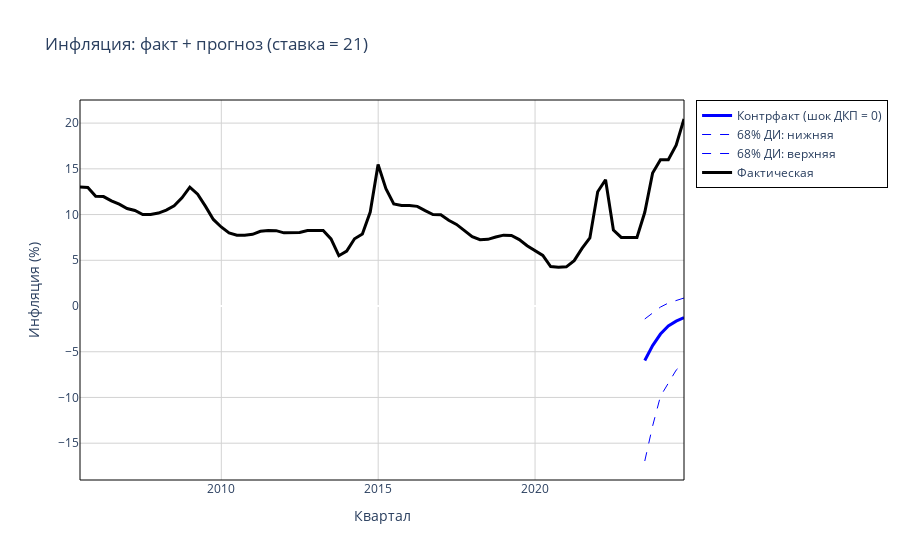

Source (notebook cell):
### Markdown cell above
## 1) Условный прогноз: ставка = 21 с 2025Q1, все шоки = 0, кроме MP

### Code cell
# CF_FORECAST: [86 x 1000 x 4] — основная матрица прогноза
CF_FORECAST = np.zeros((T_FORECAST, N_ITER, N_VARS))
CF_EPS_MP_FORECAST = np.zeros((N_ITER, T_FORECAST))

# Расширим матрицу Xmat экзогенными переменными на прогнозный перио: [86 x 10]
X_MAT_FORECAST = np.zeros((T_FORECAST, N_REG))

X_MAT_FORECAST[:T, :] = X_MAT[:T, :]

for i in range(N_ITER):
    beta_i = BETA[:, i]
    
    B_p = beta_i[0:10]
    B_y = beta_i[10:20]
    B_i = beta_i[20:30]
    B_b = beta_i[30:40]
    
    A0inv_full = np.vstack([A0INV_P[i, :], A0INV_Y[i, :], A0INV_I[i, :],  A0INV_B[i, :]])
    
    shocks_as = SHOCKS_AS[i, :].reshape(-1, 1)
    shocks_ad = SHOCKS_PRIVATED_AD[i, :].reshape(-1, 1)
    shocks_mp = SHOCKS_MP[i, :].reshape(-1, 1)
    shocks_fp = SHOCKS_FP[i, :].reshape(-1, 1)
    
    # 1. Историческая часть (t = 1:78)
    Y_temp = np.zeros((T_FORECAST, N_VARS))

    for t in range(T):
        x_t = X_MAT[t, :].reshape(-1, 1)

        eps_t = np.vstack([shocks_as[t], shocks_ad[t], shocks_mp[t], shocks_fp[t]])

        Y_temp[t, P] = (B_p.T @ x_t + A0inv_full[P, :] @ eps_t).item()
        Y_temp[t, Y] = (B_y.T @ x_t + A0inv_full[Y, :] @ eps_t).item()
        Y_temp[t, I] = (B_i.T @ x_t + A0inv_full[I, :] @ eps_t).item()
        Y_temp[t, B] = (B_b.T @ x_t + A0inv_full[B, :] @ eps_t).item()

        CF_EPS_MP_FORECAST[i, t] = shocks_mp[t]
    
    # 2. Прогнозная часть (t = 79:86)
    for t in range(T + 1, T_FORECAST):
        # Лаги: исторические или из прогноза
        lag1 = Y_temp[t-1, :].reshape(-1, 1)
        lag2 = Y_temp[t-2, :].reshape(-1, 1)

        # Формируем строку регрессоров
        X_MAT_FORECAST[t, :4]  = lag1.flatten()  # первые 4 элемента - lag1
        X_MAT_FORECAST[t, 4:8] = lag2.flatten() # следующие 4 элемента - lag2
        X_MAT_FORECAST[t, 8]   = 1  # константа
        X_MAT_FORECAST[t, 9]   = POIL_FORECAST[t - T]  # нефть из прогноза

        x_t = X_MAT_FORECAST[t, :].reshape(-1, 1)

        # Вычисляем MP-шок, который даёт ставку = 21
        eps_mp = (I_TARGET_CONDITIONAL - B_i.T @ x_t) / A0inv_full[I, 2]
        eps_t = np.vstack([0, 0, eps_mp, 0])  # Все шоки, кроме MP, равны 0

        # Пересчитываем переменные
        Y_temp[t, P] = (B_p.T @ x_t + A0inv_full[P, :] @ eps_t).item()
        Y_temp[t, Y] = (B_y.T @ x_t + A0inv_full[Y, :] @ eps_t).item()
        Y_temp[t, I] = I_TARGET_CONDITIONAL
        Y_temp[t, B] = (B_b.T @ x_t + A0inv_full[B, :] @ eps_t).item()

        CF_EPS_MP_FORECAST[i, t] = eps_mp.item() if isinstance(eps_mp, np.ndarray) else eps_mp

    CF_FORECAST[:, i, :] = Y_temp

# Анализируем
cf_forecast_p = CF_FORECAST[:, :, P]

# Считаем статистику по всем периодам
p_median_full = np.nanmedian(cf_forecast_p, axis=1)  # [86 x 1]
p_low_full    = np.nanpercentile(cf_forecast_p, 16, axis=1)
p_high_full   = np.nanpercentile(cf_forecast_p, 84, axis=1)

quarters_full = [START_DATE + timedelta(days=91.3106 * i) for i in range(T)]

go_plot(title='Инфляция: факт + прогноз (ставка = 21)',
        name='Контрфакт (шок ДКП = 0)', file_name='II_УП_1_Инфляция',
        quarters=quarters_full, median=p_median_full, low=p_low_full, high=p_high_full, actual=ACTUAL_I,
        yaxis_title="Инфляция (%)")

### Figure 1 — Plotly figure (JSON) as saved in the notebook; plotly's stock layout.template omitted (floating-point values rounded to 4 significant figures)
{"data": [{"line": {"color": "blue", "width": 3}, "mode": "lines", "name": "Контрфакт (шок ДКП = 0)", "type": "scatter", "x": ["2023-07-01T08:43:00.480000", "2023-09-30T16:10:16.320000", "2023-12-30T23:37:32.160000", "2024-03-31T07:04:48", "2024-06-30T14:32:03.840000", "2024-09-29T21:59:19.680000"], "y": [-5.954, -4.326, -3.067, -2.18, -1.655, -1.275]}, {"line": {"color": "blue", "dash": "dash", "width": 1}, "mode": "lines", "name": "68% ДИ: нижняя", "type": "scatter", "x": ["2023-07-01T08:43:00.480000", "2023-09-30T16:10:16.320000", "2023-12-30T23:37:32.160000", "2024-03-31T07:04:48", "2024-06-30T14:32:03.840000", "2024-09-29T21:59:19.680000"], "y": [-16.95, -13.12, -9.869, -8.399, -7.01, -6.225]}, {"line": {"color": "blue", "dash": "dash", "width": 1}, "mode": "lines", "name": "68% ДИ: верхняя", "type": "scatter", "x": ["2023-07-01T08:43:00.480000", "2023-09-30T16:10:16.320000", "2023-12-30T23:37:32.160000", "2024-03-31T07:04:48", "2024-06-30T14:32:03.840000", "2024-09-29T21:59:19.680000"], "y": [-1.418, -0.7568, -0.1135, 0.3236, 0.613, 0.8737]}, {"line": {"color": "black", "width": 3}, "mode": "lines", "name": "Фактическая", "type": "scatter", "x": ["2005-07-01T00:00:00", "2005-09-30T07:27:15.840000", "2005-12-30T14:54:31.680000", "2006-03-31T22:21:47.520000", "2006-07-01T05:49:03.360000", "2006-09-30T13:16:19.200000", "2006-12-30T20:43:35.040000", "2007-04-01T04:10:50.880000", "2007-07-01T11:38:06.720000", "2007-09-30T19:05:22.560000", "2007-12-31T02:32:38.400000", "2008-03-31T09:59:54.240000", "2008-06-30T17:27:10.080000", "2008-09-30T00:54:25.920000", "2008-12-30T08:21:41.760000", "2009-03-31T15:48:57.600000", "2009-06-30T23:16:13.440000", "2009-09-30T06:43:29.280000", "2009-12-30T14:10:45.120000", "2010-03-31T21:38:00.960000", "2010-07-01T05:05:16.800000", "2010-09-30T12:32:32.640000", "2010-12-30T19:59:48.480000", "2011-04-01T03:27:04.320000", "2011-07-01T10:54:20.160000", "2011-09-30T18:21:36", "2011-12-31T01:48:51.840000", "2012-03-31T09:16:07.680000", "2012-06-30T16:43:23.520000", "2012-09-30T00:10:39.360000", "2012-12-30T07:37:55.200000", "2013-03-31T15:05:11.040000", "2013-06-30T22:32:26.880000", "2013-09-30T05:59:42.720000", "2013-12-30T13:26:58.560000", "2014-03-31T20:54:14.400000", "2014-07-01T04:21:30.240000", "2014-09-30T11:48:46.080000", "2014-12-30T19:16:01.920000", "2015-04-01T02:43:17.760000", "2015-07-01T10:10:33.600000", "2015-09-30T17:37:49.440000", "2015-12-31T01:05:05.280000", "2016-03-31T08:32:21.120000", "2016-06-30T15:59:36.960000", "2016-09-29T23:26:52.800000", "2016-12-30T06:54:08.640000", "2017-03-31T14:21:24.480000", "2017-06-30T21:48:40.320000", "2017-09-30T05:15:56.160000", "2017-12-30T12:43:12", "2018-03-31T20:10:27.840000", "2018-07-01T03:37:43.680000", "2018-09-30T11:04:59.520000", "2018-12-30T18:32:15.360000", "2019-04-01T01:59:31.200000", "2019-07-01T09:26:47.040000", "2019-09-30T16:54:02.880000", "2019-12-31T00:21:18.720000", "2020-03-31T07:48:34.560000", "2020-06-30T15:15:50.400000", "2020-09-29T22:43:06.240000", "2020-12-30T06:10:22.080000", "2021-03-31T13:37:37.920000", "2021-06-30T21:04:53.760000", "2021-09-30T04:32:09.600000", "2021-12-30T11:59:25.440000", "2022-03-31T19:26:41.280000", "2022-07-01T02:53:57.120000", "2022-09-30T10:21:12.960000", "2022-12-30T17:48:28.800000", "2023-04-01T01:15:44.640000", "2023-07-01T08:43:00.480000", "2023-09-30T16:10:16.320000", "2023-12-30T23:37:32.160000", "2024-03-31T07:04:48", "2024-06-30T14:32:03.840000", "2024-09-29T21:59:19.680000"], "y": [13, 12.97, 12, 11.97, 11.5, 11.13, 10.66, 10.45, 10, 10, 10.17, 10.49, 10.96, 11.83, 13, 12.23, 10.89, 9.467, 8.642, 7.992, 7.75, 7.75, 7.842, 8.167, 8.25, 8.242, 8, 8, 8.042, 8.25, 8.25, 8.25, 7.333, 5.5, 6, 7.356, 7.862, 10.28, 15.48, 12.83, 11.17, 11, 11, 10.9, 10.42, 10, 9.981, 9.377, 8.921, 8.246, 7.593, 7.25, 7.292, 7.544, 7.75, 7.706, 7.259, 6.594, 6.105, 5.536, 4.314, 4.25, 4.28, 4.962, 6.295, 7.446, 12.5, 13.81, 8.305, 7.5, 7.5, 7.5, 10.25, 14.55, 16, 16, 17.59, 20.45]}], "layout": {"legend": {"bordercolor": "black", "borderwidth": 1}, "paper_bgcolor": "white", "plot_bgcolor": "white", "shapes": [{"line": {"color": "black", "width": 1}, "type": "rect", "x0": 0, "x1": 1, "xref": "paper", "y0": 0, "y1": 1, "yref": "paper"}], "showlegend": true, "title": {"text": "Инфляция: факт + прогноз (ставка = 21)"}, "xaxis": {"gridcolor": "LightGrey", "gridwidth": 1, "showgrid": true, "title": {"text": "Квартал"}}, "yaxis": {"gridcolor": "LightGrey", "gridwidth": 1, "showgrid": true, "title": {"text": "Инфляция (%)"}}}}
